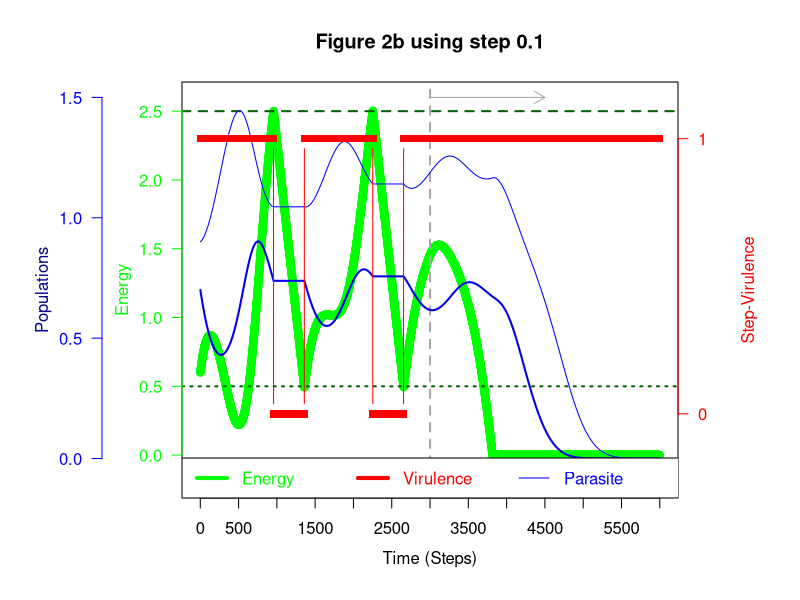

Recreate this plot in R.
# R code to generate the figures of the manuscript
# Energy-harnessing problem solving of primordial life:
#  modeling the emergence of cata-lytic host-nested parasite life cycles
# Copyright (c) 2022, Christian Iseli, Bernard Conrad and Magnus Pirovino
#
# LVhpr one energy model with instability general program code:
#begin ***LVhpr one energy model with instability
dt = 0.1
m = 5997
alpha = 0.0125
beta = 0.05
gamma = 0.2
a_1 = 0.05
a_0 = 0.2
b_1 = 0.12
b_0 = 0.4
H = 4
q = 10
kappa = 1
sigma = 1
E_lower = 0.5
E_upper = 2.5
from_below = TRUE
from_above = FALSE
Parasite_eqilibrium = b_1/(b_0*sigma)*H  ### equilibrium X
Hyperparasite_equilibrium = a_1*q/(b_0*sigma)*(b_0*sigma-b_1/kappa)/(q*a_0*sigma+a_1/kappa)*H  ### equilibrium Y
### In R, indices start at 1...
X <- rep(0, m+1)
X[1] = 0.9 ###  Parasite initial population
Y <- rep(0, m+1)
Y[1] = 0.7 ###  Hyperparasite initial population
E <- rep(0, m+1)
E[1]=0.6
Virulence <- rep(0, m+1)
Virulence[1] = 1
t_gamma_eq_0 = 300 ### starting time of fitness erosion
gamma_erosion_rate = 0.01
erosion_halftime = -log(1/2)/gamma_erosion_rate
null_energy_parasite_fitness = -0.01
t = 0

# so we go now from 2 to (m+1) ... yes, needs parenthesis otherwise +1 is applied to the vector 2:m...
for (k in 2:(m+1)) {
  t = t+dt
  E[k] = max(E[k-1]+dt*(-alpha*H-beta*Virulence[k-1]*X[k-1]+gamma*Virulence[k-1]*Y[k-1]),0)
  habitatrestrictionterm = 1-(X[k-1]+Y[k-1]/q)/(kappa*H)
  below = (E[k] < E_lower)
  in_between = (E[k] > E_lower) && (E[k] < E_upper)
  if (from_below && (below || in_between)) {
    Virulence[k] = 1
  } else {
    Virulence[k] = 0
  }
  if (from_below && E[k] < E_upper) {
    from_below = TRUE
  } else if (E[k] < E_lower) {
    from_below = TRUE
  } else {
    from_below = FALSE
  }
  from_above = ! from_below

  if (t < t_gamma_eq_0) {
    X[k] = X[k-1] + dt*Virulence[k-1]*X[k-1]*(a_1*habitatrestrictionterm-a_0*sigma*Y[k-1]/H)
    Y[k] = Y[k-1] + dt*Virulence[k-1]*Y[k-1]*(-b_1+b_0*sigma*X[k-1]/H)
  } else  {
    gamma = gamma*(1-dt*gamma_erosion_rate)
    if (E[k] > 0) {
      t_last_energy = t  # t_last_energy is the last time when E was still positive
      eroded_fitness = a_1*habitatrestrictionterm
    } else {
      eroded_fitness = ((t-t_last_energy)*null_energy_parasite_fitness
                        +(erosion_halftime-(t-t_last_energy))*a_1*habitatrestrictionterm)/erosion_halftime
    }
    X[k] = X[k-1] + dt*Virulence[k-1]*X[k-1]*(eroded_fitness - a_0*sigma*Y[k-1]/H)
    Y[k] = Y[k-1] + dt*Virulence[k-1]*Y[k-1]*(-b_1+b_0*sigma*X[k-1]/H)
  }
} ### for k
### end LVhpr one energy model

# -	For Figs 2a&b: Could you find a solution with the y-axis in the same way you did for Figs 3? Left axis is Energy and right axis is Virulence, but we should also have an axis-scale for Population Size? 
# -	For Fig 2b can we have text inside the graph as recommended in the word document attached?: 
# o	“start of hyperparasite degeneration” and
# o	“Erosion of hyperparasite energy catalysis” 
# Or should or can this be done by Bernard later on top of his document?

y1_min = -.2
y1_max = 2.6
y2_min = -.25
y2_max = 1.15
y3_min = -.1
y3_max = 1.5

pdf(file='_2_Fig2b.pdf',width=14,height=6)

## add extra space to right margin of plot within frame
par(mar=c(5, 9, 4, 6) + 0.1)

## Plot first set of data and draw its axis
plot(E, axes=FALSE, ylim=c(y1_min,y1_max), xlab="", ylab="", type="b", col="green", main=paste("Figure 2b using step",dt))
box()
abline(h=E_lower, col="darkgreen", lty=3, lwd=2)
abline(h=E_upper, col="darkgreen", lty=2, lwd=2)
abline(v=t_gamma_eq_0/dt, col="darkgrey", lty=2, lwd=2)
arrows(x0=t_gamma_eq_0/dt,y0=2.6,x1=t_gamma_eq_0/dt+1500,y1=2.6,col="darkgrey", length=.125)
axis(2, ylim=c(y1_min,y1_max),col="green",col.axis="green",las=1)  ## las=1 makes horizontal labels
mtext("Energy",side=2,line=2.5,col="green")

## Allow a second plot on the same graph
par(new=T)
plot(X, ylim=c(y3_min,y3_max), axes=FALSE, xlab="", ylab="", type="l", col="blue", main="")
points(Y, type="l", lwd=2, col="blue2")
axis(2, ylim=c(y3_min,y3_max), col="blue", col.axis="blue", las=1, line=4)
mtext(2, text="Populations", line=6.5, col="blue4")

par(new=TRUE)
## Plot the second plot and put axis scale on right
plot(Virulence, pch=15,  xlab="", ylab="", ylim=c(y2_min,y2_max), axes=FALSE, type="b", col="red")
## a little farther out (line=4) to make room for labels
mtext("Step-Virulence",side=4,col="red",line=3)
axis(4, at=c(0,1), ylim=c(y2_min,y2_max), col="red",col.axis="red",las=1)

## Draw the time axis
axis(1,pretty(c(1,length(E)),10))
mtext("Time (Steps)",side=1,col="black",line=2.5)

## Add Legend
legend("bottomleft",horiz=T,legend=c("Energy","Virulence","Parasite","Hyperparasite","E_lower","E_upper"),
  text.col=c("green","red","blue", "blue2","darkgreen","darkgreen"),
  col=c("green","red","blue", "blue2","darkgreen","darkgreen"),lty=c(1,1,1,1,3,2),lwd=c(4,4,1,2,2,2))

dev.off()

###
